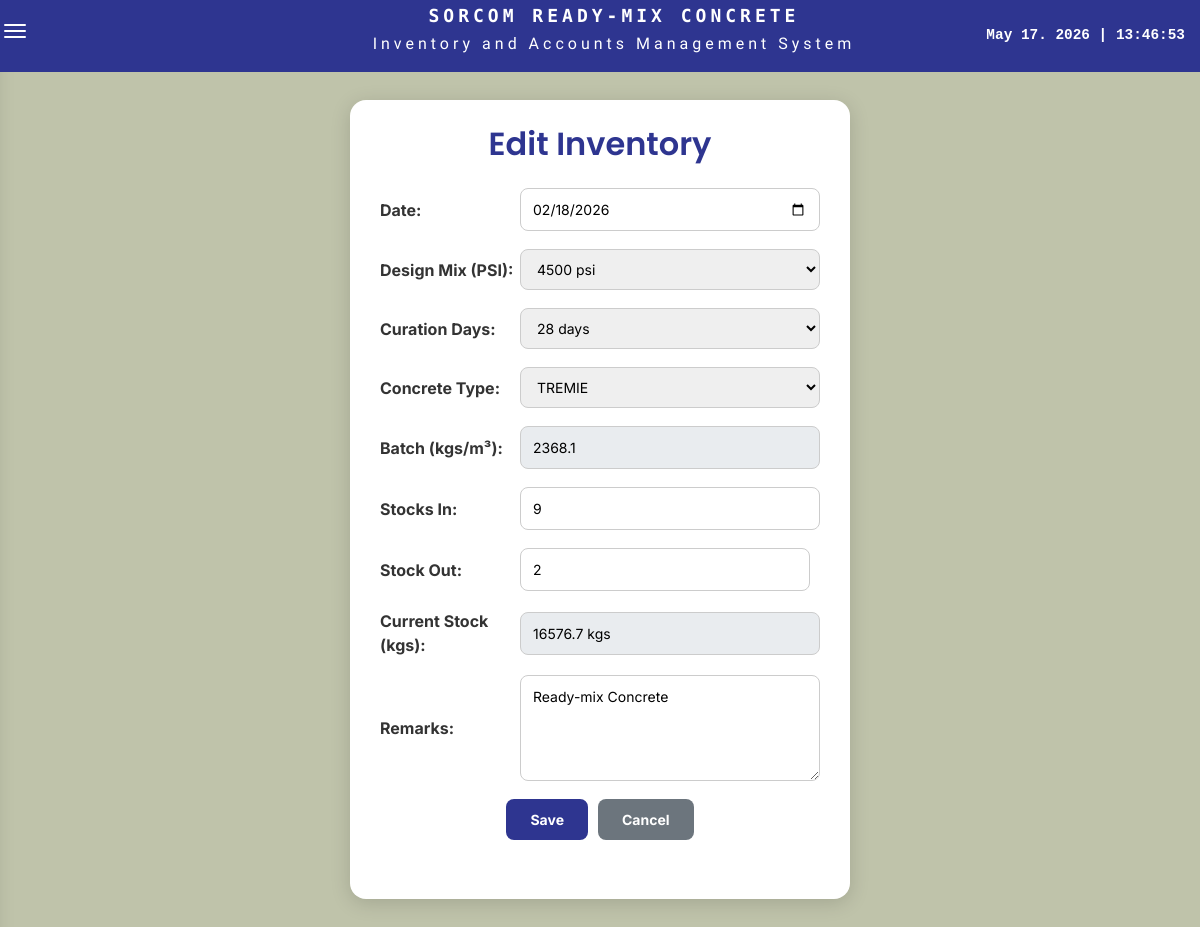
The page /pages/inventory_page/ip_form.php?id=17 on the database its author committed.
### tables this page shows
CREATE TABLE `sorcom_readymix_inventory` (
  `id` int(11) NOT NULL,
  `date_added` varchar(10) DEFAULT NULL,
  `design_mix_id` varchar(255) DEFAULT NULL,
  `batch` decimal(15,1) DEFAULT 0.0,
  `stocks_in` int(11) DEFAULT NULL,
  `stocks_out` int(11) DEFAULT NULL,
  `remarks` text DEFAULT NULL,
  `concrete_type` varchar(50) DEFAULT NULL,
  `curation_days` varchar(50) DEFAULT '',
  `current_stock_batch` varchar(50) DEFAULT NULL
);

### pages/inventory_page/ip_form.php (the view, shortened to what this page needs)
<?php
require_once __DIR__ . '/../../FunctionAndDB/Web_Functions.php';
$id = 0;
$date_added = date('Y-m-d');
$design_mix = "";
$curation_days = "";
$concrete_type = "";
$batch = 0;
$stocks_in = 0;
$stocks_out = 0;
$remarks = "";
$isEditMode = false;
if (isset($_GET['id']) && !empty($_GET['id'])) {
    $isEditMode = true;
    $id = intval($_GET['id']);
    $stmt = $conn->prepare("SELECT date_added, design_mix_id, curation_days, concrete_type, batch, stocks_in, stocks_out, remarks FROM sorcom_readymix_inventory WHERE id = ?");
    if ($stmt) {
        $stmt->bind_param("i", $id);
        $stmt->execute();
        $stmt->bind_result($date_added, $design_mix, $curation_days, $concrete_type, $batch, $stocks_in, $stocks_out, $remarks);
    }
}
$psiData = [];
$sql = "SELECT vb_concrete_psi, vb_curation_days, vb_concrete_type, vb_total FROM scd_vb_list";
if ($result = $conn->query($sql)) {
    while ($row = $result->fetch_assoc()) {
        $psi = trim($row['vb_concrete_psi']);
        $days = trim($row['vb_curation_days']);
        $type = trim($row['vb_concrete_type']);
        $total = floatval($row['vb_total']);
        if (!isset($psiData[$psi])) {
            $psiData[$psi] = ['days' => [], 'types' => [], 'totals' => []];
        }
        if (!in_array($days, $psiData[$psi]['days'], true)) {
            $psiData[$psi]['days'][] = $days;
        }
        if (!in_array($type, $psiData[$psi]['types'])) {
            $psiData[$psi]['types'][] = $type;
        }
        $psiData[$psi]['totals'][$days . '-' . $type] = $total;
    }
}
foreach ($psiData as $psi => $data) {
    sort($psiData[$psi]['days']);
}
$psiOptions = array_keys($psiData);
sort($psiOptions);
?>
<!DOCTYPE html>
<html lang="en">
<head>
    <link href="/Inventory-Accounts-System-v1/assets/bootstrap/css/bootstrap.min.css" rel="stylesheet">
    <link rel="stylesheet" href="https://cdnjs.cloudflare.com/ajax/libs/font-awesome/6.5.1/css/all.min.css">
    <link rel="stylesheet" href="ip_form.css">
</head>
<body style="background-color: #bfc3aa; font-family: Arial; padding: 20px;">
    <div class="modal-content">
        <form method="POST" action="ip_form.php<?= $isEditMode ? '?id=' . $id : '' ?>">
            <h2>
                <?= $isEditMode ? 'Edit Inventory' : 'Add Inventory' ?>
            </h2>
            <div class="form-row">
                <label>Date:</label>
                <input type="date" name="date_added" value="<?= htmlspecialchars($date_added) ?>" required
                    style="width: 420px; max-width: 420px;">
            </div>
            <div class="form-row">
                <label>Design Mix (PSI):</label>
                <select name="design_mix" id="design_mix" required onchange="updateDropdowns()"
                    style="width: 420px; max-width: 420px;">
                    <?php foreach ($psiOptions as $psi): ?>
                        <option value="<?= htmlspecialchars($psi) ?>" <?= ($design_mix === $psi) ? 'selected' : '' ?>>
                            <?= htmlspecialchars($psi) ?>
                        </option>
                    <?php endforeach; ?>
                </select>
            </div>
            <div class="form-row">
                <label>Curation Days:</label>
                <select name="curation_days" id="curation_days" required onchange="autoFillBatch()"
                    style="width: 420px; max-width: 420px;">
                    <option value="">-- Select Days --</option>
                </select>
            </div>
            <div class="form-row">
                <label>Concrete Type:</label>
                <select name="concrete_type" id="concrete_type" required onchange="autoFillBatch()"
                    style="width: 420px; max-width: 420px;">
                    <option value="">-- Select --</option>
                </select>
            </div>
            <div class="form-row">
                <label>Batch (kgs/m³):</label>
                <input type="text" name="batch" id="batch" value="<?= htmlspecialchars($batch) ?>" readonly
                    style="width: 420px; max-width: 420px; background-color: #e0e0e0;">
            </div>
            <div class="form-row">
                <label>Stocks In:</label>
                <input type="number" name="stocks_in" id="stocks_in" value="<?= $stocks_in ?>" min="0"
                    oninput="updateCurrentStock()" style="width: 420px; max-width: 420px;">
            </div>
            <div class="form-row">
                <label>Stock Out:</label>
                <input type="number" name="stocks_out" id="stocks_out" value="<?= $stocks_out ?>" min="0"
                    oninput="updateCurrentStock()" style="width: 420px; max-width: 420px;">
            </div>
            <div class="form-row">
                <label>Current Stock (kgs):</label>
                <input type="text" id="current_stock_display" readonly
                    style="width: 420px; max-width: 420px; background-color: #e0e0e0;">
            </div>
            <div class="form-row">
                <label>Remarks:</label>
                <textarea name="remarks" rows="4"
                    style="width: 420px; max-width: 420px;"><?= htmlspecialchars($remarks) ?></textarea>
            </div>
            <div class="form-row" style="justify-content: center;">
                <button type="submit">Save</button>
                <a href="inventory_management.php">Cancel</a>
            </div>
        </form>
    </div>
</body>
</html>

### pages/inventory_page/ip_form.css (style rules this page uses)
body { font-family: "Inter", sans-serif !important; background: #bfc3aa !important; margin: 0 !important; padding: 0 !important; padding-bottom: 60px !important; }
.modal-content { background: white !important; width: 500px !important; max-width: 90% !important; margin: 100px auto !important; padding: 25px 30px !important; border-radius: 16px !important; box-shadow: 0 4px 20px rgba(0, 0, 0, 0.15) !important; }
.modal-content h2 { text-align: center !important; color: #2e3590 !important; margin-top: 0 !important; margin-bottom: 25px !important; font-family: "Poppins", sans-serif !important; font-weight: 600 !important; }
.form-row { display: flex !important; align-items: center !important; margin-bottom: 18px !important; flex-wrap: wrap !important; }
.form-row label { width: 140px !important; font-weight: bold !important; color: #333 !important; }
.form-row input, .form-row select, .form-row textarea { flex: 1 !important; padding: 10px 12px !important; border: 1px solid #ccc !important; border-radius: 8px !important; font-size: 14px !important; box-sizing: border-box !important; }
.form-row textarea { resize: vertical !important; min-height: 60px !important; }
.form-row input[readonly] { background-color: #e9ecef !important; cursor: not-allowed !important; }
.form-row button, .form-row a { padding: 10px 24px !important; border-radius: 8px !important; text-decoration: none !important; cursor: pointer !important; border: none !important; font-weight: bold !important; font-size: 14px !important; transition: all 0.2s ease !important; }
.form-row button[type="submit"] { background: #2e3590 !important; color: white !important; }
.form-row a { background: #6c757d !important; color: white !important; margin-left: 10px !important; }

### FunctionAndDB/Web_Functions.php (style rules this page uses)
body, html { overflow-x: hidden; margin: 0; padding: 0; }

### rows shown on the page
sorcom_readymix_inventory: date_added "02/18/2026", design_mix "4500 psi", batch "2368.1", stocks_in "9", stocks_out "2", remarks "Ready-mix Concrete"
